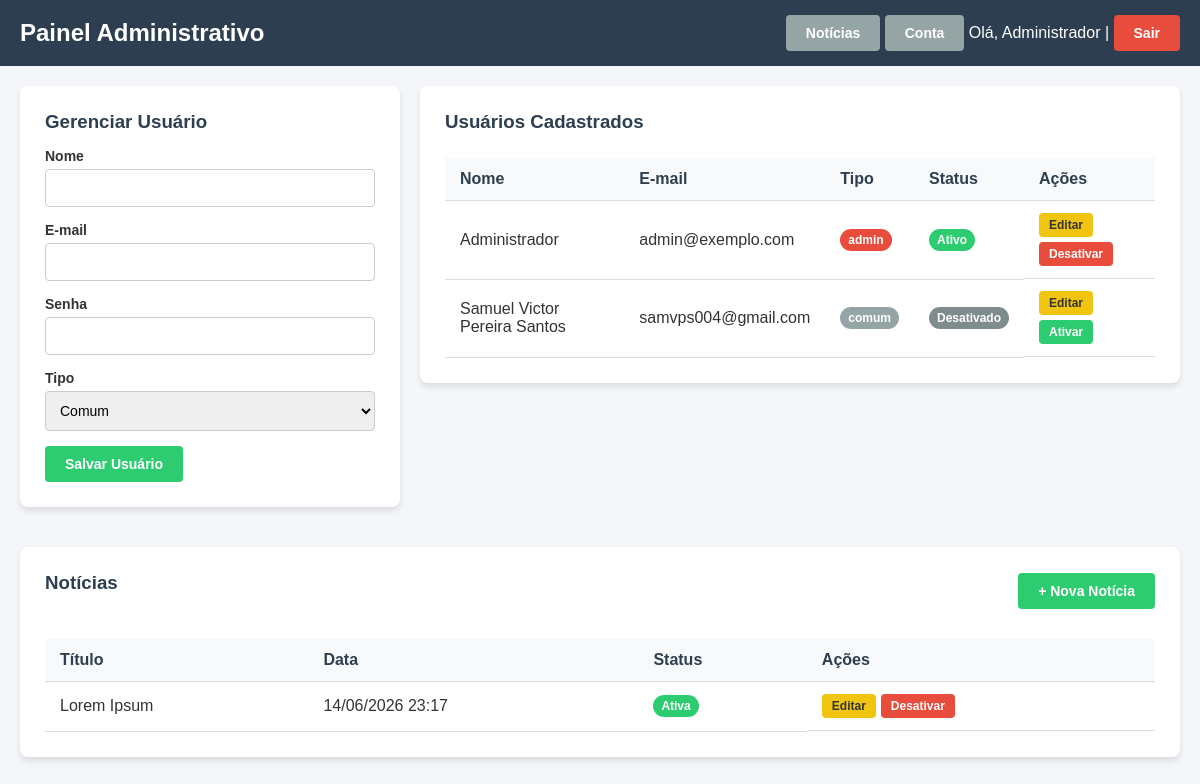
Page /admin (signed in) on the earlier database version.
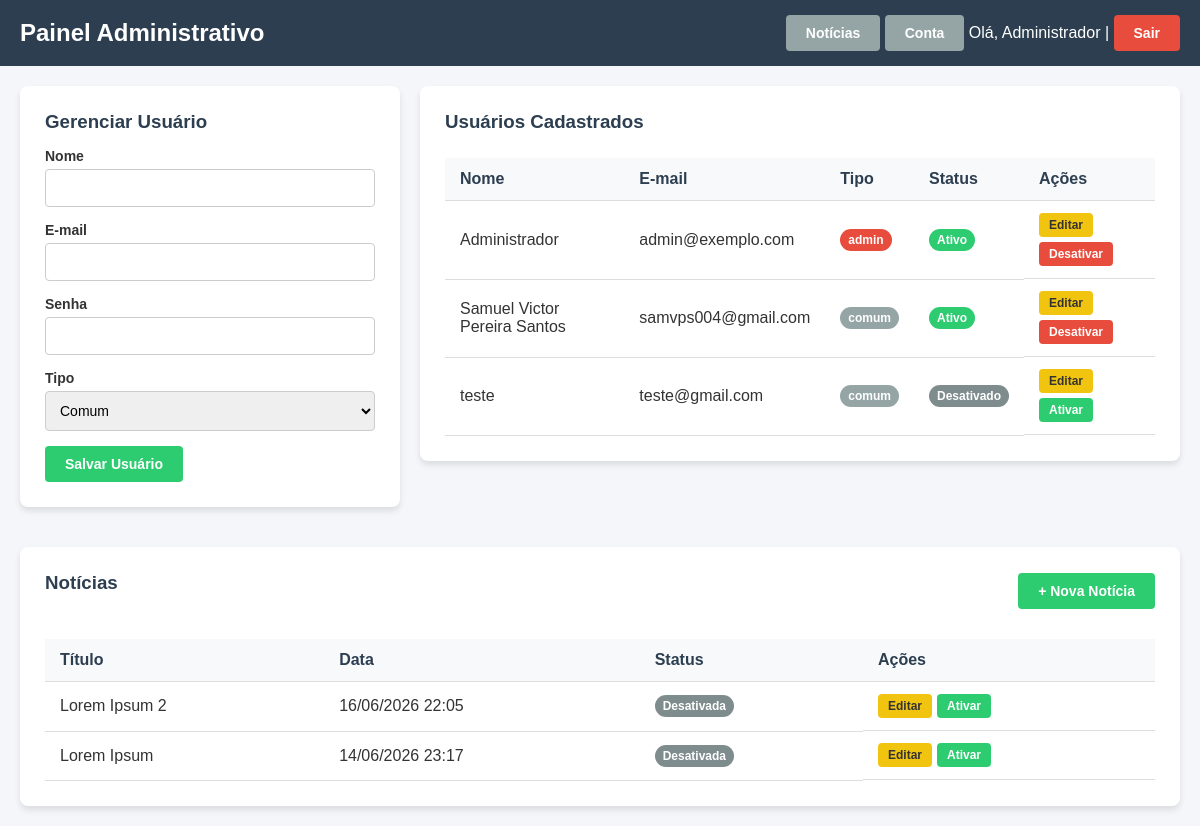
Same page on the later database version.
### models.py (models this page shows, shortened)
class User(UserMixin, db.Model):
    __tablename__ = 'users'
    id = db.Column(db.Integer, primary_key=True)
    nome = db.Column(db.String(100), nullable=False)
    email = db.Column(db.String(100), unique=True, nullable=False)
    senha_hash = db.Column(db.String(200), nullable=False)
    tipo = db.Column(db.String(20), default='comum')
    ativo = db.Column(db.Boolean, default=True)
    created_at = db.Column(db.DateTime, default=datetime.utcnow)
    def is_admin(self):
        return self.tipo == 'admin' and self.ativo

class Noticia(db.Model):
    __tablename__ = 'noticias'
    id = db.Column(db.Integer, primary_key=True)
    titulo = db.Column(db.String(200), nullable=False)
    data_noticia = db.Column(db.DateTime, default=datetime.utcnow)
    texto = db.Column(db.Text, nullable=False)
    imagem = db.Column(db.String(500), nullable=True)
    ativo = db.Column(db.Boolean, default=True)
    created_by = db.Column(db.Integer, db.ForeignKey('users.id'))
    created_at = db.Column(db.DateTime, default=datetime.utcnow)

### app.py (the view)
@app.route('/admin')
@login_required
def admin_painel():
    if not current_user.is_admin():
        flash('Acesso negado! Área restrita para administradores.', 'danger')
        return redirect(url_for('index'))
    usuarios = User.query.all()
    noticias = Noticia.query.order_by(Noticia.data_noticia.desc()).all()
    return render_template('admin.html', usuarios=usuarios, noticias=noticias)

### app.py (called while the page is built)
@login_manager.user_loader
def load_user(user_id):
    return User.query.get(int(user_id))

### templates/admin.html (shortened to what this page needs)
<!DOCTYPE html>
<html lang="pt-br">
<head>
    <link rel="stylesheet" href="{{ url_for('static', filename='style.css') }}">
</head>
<body>
    <nav class="navbar">
        <h2>Painel Administrativo</h2>
        <div>
            <a href="{{ url_for('index') }}" class="btn btn-secondary">Notícias</a>
            <a href="{{ url_for('usuario_perfil') }}" class="btn btn-secondary">Conta</a>
            <span>Olá, {{ current_user.nome }} | </span>
            <a href="{{ url_for('logout') }}" class="btn btn-danger">Sair</a>
        </div>
    </nav>
    <div class="container">
        <div class="flex-container">
            <div class="col-4">
                <div class="card">
                    <h3>Gerenciar Usuário</h3>
                    <form action="{{ url_for('admin_criar_usuario') }}" method="POST">
                        <div class="form-group">
                            <label>Nome</label>
                            <input type="text" name="nome" class="form-control" required>
                        </div>
                        <div class="form-group">
                            <label>E-mail</label>
                            <input type="email" name="email" class="form-control" required>
                        </div>
                        <div class="form-group">
                            <label>Senha</label>
                            <input type="password" name="senha" class="form-control" required>
                        </div>
                        <div class="form-group">
                            <label>Tipo</label>
                            <select name="tipo" class="form-select">
                                <option value="comum">Comum</option>
                            </select>
                        </div>
                        <button type="submit" class="btn btn-success">Salvar Usuário</button>
                    </form>
                </div>
            </div>
            <div class="col-8">
                <div class="card">
                    <h3>Usuários Cadastrados</h3>
                    <div class="table-container">
                        <table class="table">
                            <thead>
                                <tr>
                                    <th>Nome</th>
                                    <th>E-mail</th>
                                    <th>Tipo</th>
                                    <th>Status</th>
                                    <th>Ações</th>
                                </tr>
                            </thead>
                            <tbody>
                                {% for user in usuarios %}
                                <tr>
                                    <td>{{ user.nome }}</td>
                                    <td>{{ user.email }}</td>
                                    <td>
                                        {% if user.tipo == 'admin' %}
                                            <span class="badge badge-admin">admin</span>
                                        {% else %}
                                            <span class="badge badge-comum">comum</span>
                                        {% endif %}
                                    </td>
                                    <td>
                                        {% if user.ativo %}
                                            <span class="badge badge-ativo">Ativo</span>
                                        {% else %}
                                            <span class="badge badge-inativo">Desativado</span>
                                        {% endif %}
                                    </td>
                                    <td class="acoes-flex">
                                        <button type="button" class="btn btn-warning" onclick="editarUsuario('{{ user.id }}')">Editar</button>
                                        <form action="{{ url_for('admin_toggle_usuario', user_id=user.id) }}" method="POST" style="display: inline;">
                                            {% if user.ativo %}
                                                <button type="submit" class="btn btn-danger">Desativar</button>
                                            {% else %}
                                                <button type="submit" class="btn btn-success">Ativar</button>
                                            {% endif %}
                                        </form>
                                    </td>
                                </tr>
                                {% endfor %}
                            </tbody>
                        </table>
                    </div>
                </div>
            </div>
        </div>
        <div class="card" style="margin-top: 20px;">
            <div style="display: flex; justify-content: space-between; align-items: center; margin-bottom: 20px;">
                <h3>Notícias</h3>
                <a href="{{ url_for('admin_criar_noticia') }}" class="btn btn-success" style="width: auto;">+ Nova Notícia</a>
            </div>
            <div class="table-container">
                <table class="table">
                    <thead>
                        <tr>
                            <th>Título</th>
                            <th>Data</th>
                            <th>Status</th>
                            <th>Ações</th>
                        </tr>
                    </thead>
                    <tbody>
                        {% for noticia in noticias %}
                        <tr>
                            <td>{{ noticia.titulo }}</td>
                            <td>{{ noticia.data_noticia.strftime('%d/%m/%Y %H:%M') }}</td>
                            <td>
                                {% if noticia.ativo %}
                                    <span class="badge badge-ativo">Ativa</span>
                                {% else %}
                                    <span class="badge badge-inativo">Desativada</span>
                                {% endif %}
                            </td>
                            <td class="acoes-flex">
                                <a href="{{ url_for('admin_editar_noticia', id=noticia.id) }}" class="btn btn-warning" style="width: auto; text-decoration: none;">Editar</a>
                                <form action="{{ url_for('admin_toggle_noticia', id=noticia.id) }}" method="POST" style="display: inline;">
                                    {% if noticia.ativo %}
                                        <button type="submit" class="btn btn-danger">Desativar</button>
                                    {% else %}
                                        <button type="submit" class="btn btn-success">Ativar</button>
                                    {% endif %}
                                </form>
                            </td>
                        </tr>
                        {% else %}
                        <tr>
                            <td colspan="4" style="text-align: center;">Nenhuma notícia cadastrada ainda.</td>
                        </tr>
                        {% endfor %}
                    </tbody>
                </table>
            </div>
        </div>
    </div>
</body>
</html>

### static/style.css (style rules this page uses)
* { box-sizing: border-box; margin: 0; padding: 0; font-family: Arial, sans-serif; }
body { background-color: #f4f6f9; color: #333; min-height: 100vh; }
.navbar { background-color: #2c3e50; color: #fff; padding: 15px 20px; display: flex; justify-content: space-between; align-items: center; width: 100%; }
.container { width: 100%; max-width: 1200px; margin: 20px auto; padding: 0 20px; }
.flex-container { display: flex; gap: 20px; flex-wrap: wrap; }
.col-4 { flex: 1; min-width: 300px; }
.col-8 { flex: 2; min-width: 500px; }
.card { background: #fff; border-radius: 8px; padding: 25px; box-shadow: 0 4px 6px rgba(0,0,0,0.1); margin-bottom: 20px; }
.card h2, .card h3 { margin-bottom: 15px; color: #2c3e50; }
.form-group { margin-bottom: 15px; }
.form-group label { display: block; margin-bottom: 5px; font-weight: bold; font-size: 14px; }
.form-control, .form-select { width: 100%; padding: 10px; border: 1px solid #ccc; border-radius: 4px; font-size: 14px; transition: border-color 0.3s; }
.btn { display: inline-block; padding: 10px 20px; border: none; border-radius: 4px; color: white; font-weight: bold; cursor: pointer; font-size: 14px; text-align: center; text-decoration: none; transition: background-color 0.3s; }
.btn-success { background-color: #2ecc71; }
.btn-warning { background-color: #f1c40f; color: #333; }
.btn-danger { background-color: #e74c3c; }
.btn-secondary { background-color: #95a5a6; }
.table-container { overflow-x: auto; }
table { width: 100%; border-collapse: collapse; margin-top: 10px; background: #fff; }
th, td { padding: 12px 15px; text-align: left; border-bottom: 1px solid #ddd; }
th { background-color: #f8f9fa; color: #2c3e50; font-weight: bold; }
.badge { padding: 4px 8px; border-radius: 12px; font-size: 12px; font-weight: bold; display: inline-block; }
.badge-admin { background-color: #e74c3c; color: white; }
.badge-comum { background-color: #95a5a6; color: white; }
.badge-ativo { background-color: #2ecc71; color: white; }
.badge-inativo { background-color: #7f8c8d; color: white; }
.acoes-flex { display: flex; gap: 5px; flex-wrap: wrap; }
.acoes-flex .btn { width: auto; padding: 5px 10px; font-size: 12px; }
html { scroll-behavior: smooth; }

Differences in the rows shown:
changed User "Samuel Victor Pereira Santos": ativo "Desativado Ativar" → "Ativo Desativar"
added User: nome "teste", email "teste@gmail.com", tipo "comum", ativo "Desativado"
added Noticia: titulo "Lorem Ipsum 2", data_noticia "16/06/2026 22:05", ativo "Desativada"
changed Noticia "Lorem Ipsum": ativo "Ativa Desativar" → "Desativada Ativar"
